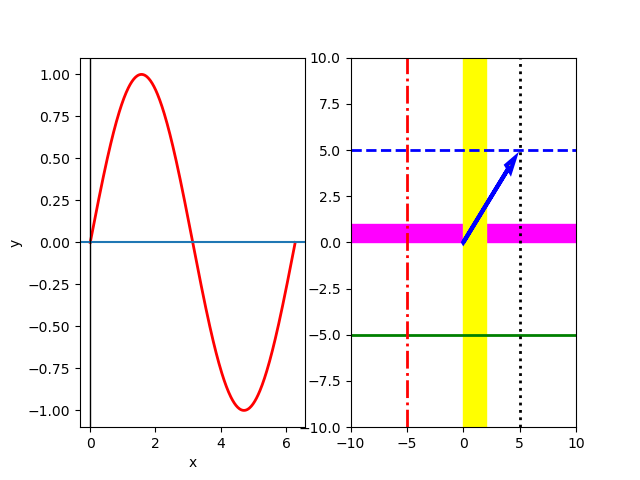

Write Python code to recreate this figure.
#---------------------------------------------
#   CH_12_11_EX_1_Pyplot_Drawlines_Arrows.py
#---------------------------------------------
import numpy as np
import matplotlib.pyplot as plt
#
fig1 = plt.figure(1)
plt.subplot(1,2,1)
#
x = np.linspace(0, 2*np.pi, 361)
ys = np.sin(x)
plt.plot(x, ys, 'r-', lw = 2)
plt.xlabel('x')
plt.ylabel('y')
#----- 加水平線 (繪製X-軸線) (使用預設參數)
plt.axhline(y=0) 
#----- 加垂直線 (繪製Y-軸線) (使用自訂參數)

plt.axvline(x=0, linewidth = 1, linestyle ='-', color = 'black')
#----- 繪製水平線 (各種參數組合)
plt.subplot(1,2,2)
plt.axis([-10, 10, -10, 10])
plt.axhline(y=-5, linewidth = 2, linestyle ='-', color = 'green')
plt.axhline(y=5, lw = 2, ls ='--', color = 'blue')
#----- 繪製垂直線 (各種參數組合)
plt.axvline(x=-5, linewidth = 2, linestyle ='-.', color = 'red')
plt.axvline(x=5, lw = 2, ls =':', color = 'black')
#----- 繪製寬帶水平垂直條塊與箭頭
plt.axhspan(0, 1, color = 'magenta')
plt.axvspan(0, 2, color = 'yellow')
plt.arrow(0, 0, 4, 4, linewidth = 3, head_width = 0.5, head_length = 0.8,\
 fc = 'yellow', ec = 'blue')
#
plt.savefig('CH_12_11_EX_1_Pyplot_Drawlines_Arrows.png')
plt.show()












































































	


